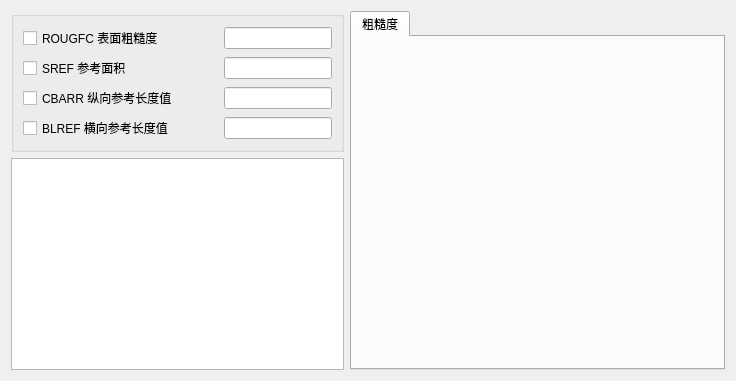
<?xml version="1.0" encoding="UTF-8"?>
<ui version="4.0">
 <class>OPTINS</class>
 <widget class="QWidget" name="OPTINS">
  <property name="geometry">
   <rect>
    <x>0</x>
    <y>0</y>
    <width>736</width>
    <height>381</height>
   </rect>
  </property>
  <property name="windowTitle">
   <string>附加参数</string>
  </property>
  <layout class="QHBoxLayout" name="horizontalLayout_5">
   <item>
    <layout class="QVBoxLayout" name="verticalLayout_2">
     <item>
      <widget class="QGroupBox" name="groupBox">
       <property name="title">
        <string/>
       </property>
       <layout class="QVBoxLayout" name="verticalLayout">
        <item>
         <layout class="QHBoxLayout" name="horizontalLayout">
          <item>
           <widget class="QCheckBox" name="checkBox_ROUGFC">
            <property name="text">
             <string>ROUGFC 表面粗糙度</string>
            </property>
           </widget>
          </item>
          <item>
           <spacer name="horizontalSpacer">
            <property name="orientation">
             <enum>Qt::Horizontal</enum>
            </property>
            <property name="sizeType">
             <enum>QSizePolicy::Preferred</enum>
            </property>
            <property name="sizeHint" stdset="0">
             <size>
              <width>40</width>
              <height>20</height>
             </size>
            </property>
           </spacer>
          </item>
          <item>
           <widget class="QLineEdit" name="ROUGFC">
            <property name="sizePolicy">
             <sizepolicy hsizetype="Fixed" vsizetype="Fixed">
              <horstretch>0</horstretch>
              <verstretch>0</verstretch>
             </sizepolicy>
            </property>
           </widget>
          </item>
         </layout>
        </item>
        <item>
         <layout class="QHBoxLayout" name="horizontalLayout_2">
          <item>
           <widget class="QCheckBox" name="checkBox_SREF">
            <property name="text">
             <string>SREF 参考面积</string>
            </property>
           </widget>
          </item>
          <item>
           <spacer name="horizontalSpacer_2">
            <property name="orientation">
             <enum>Qt::Horizontal</enum>
            </property>
            <property name="sizeType">
             <enum>QSizePolicy::Preferred</enum>
            </property>
            <property name="sizeHint" stdset="0">
             <size>
              <width>40</width>
              <height>20</height>
             </size>
            </property>
           </spacer>
          </item>
          <item>
           <widget class="QLineEdit" name="SREF">
            <property name="sizePolicy">
             <sizepolicy hsizetype="Fixed" vsizetype="Fixed">
              <horstretch>0</horstretch>
              <verstretch>0</verstretch>
             </sizepolicy>
            </property>
           </widget>
          </item>
         </layout>
        </item>
        <item>
         <layout class="QHBoxLayout" name="horizontalLayout_3">
          <item>
           <widget class="QCheckBox" name="checkBox_CBARR">
            <property name="text">
             <string>CBARR 纵向参考长度值</string>
            </property>
           </widget>
          </item>
          <item>
           <spacer name="horizontalSpacer_3">
            <property name="orientation">
             <enum>Qt::Horizontal</enum>
            </property>
            <property name="sizeType">
             <enum>QSizePolicy::Preferred</enum>
            </property>
            <property name="sizeHint" stdset="0">
             <size>
              <width>40</width>
              <height>20</height>
             </size>
            </property>
           </spacer>
          </item>
          <item>
           <widget class="QLineEdit" name="CBARR">
            <property name="sizePolicy">
             <sizepolicy hsizetype="Fixed" vsizetype="Fixed">
              <horstretch>0</horstretch>
              <verstretch>0</verstretch>
             </sizepolicy>
            </property>
           </widget>
          </item>
         </layout>
        </item>
        <item>
         <layout class="QHBoxLayout" name="horizontalLayout_4">
          <item>
           <widget class="QCheckBox" name="checkBox_BLREF">
            <property name="text">
             <string>BLREF 横向参考长度值</string>
            </property>
           </widget>
          </item>
          <item>
           <spacer name="horizontalSpacer_4">
            <property name="orientation">
             <enum>Qt::Horizontal</enum>
            </property>
            <property name="sizeType">
             <enum>QSizePolicy::Preferred</enum>
            </property>
            <property name="sizeHint" stdset="0">
             <size>
              <width>40</width>
              <height>20</height>
             </size>
            </property>
           </spacer>
          </item>
          <item>
           <widget class="QLineEdit" name="BLREF">
            <property name="sizePolicy">
             <sizepolicy hsizetype="Fixed" vsizetype="Fixed">
              <horstretch>0</horstretch>
              <verstretch>0</verstretch>
             </sizepolicy>
            </property>
           </widget>
          </item>
         </layout>
        </item>
       </layout>
       <zorder></zorder>
       <zorder></zorder>
       <zorder></zorder>
       <zorder></zorder>
      </widget>
     </item>
     <item>
      <widget class="QTableView" name="tableView">
       <property name="sizePolicy">
        <sizepolicy hsizetype="Preferred" vsizetype="Expanding">
         <horstretch>0</horstretch>
         <verstretch>0</verstretch>
        </sizepolicy>
       </property>
      </widget>
     </item>
    </layout>
   </item>
   <item>
    <widget class="QTabWidget" name="tabWidget">
     <property name="currentIndex">
      <number>0</number>
     </property>
     <widget class="QWidget" name="tab">
      <attribute name="title">
       <string>粗糙度</string>
      </attribute>
      <layout class="QFormLayout" name="formLayout">
       <item row="0" column="0">
        <widget class="QLabel" name="label">
         <property name="sizePolicy">
          <sizepolicy hsizetype="Expanding" vsizetype="Expanding">
           <horstretch>0</horstretch>
           <verstretch>0</verstretch>
          </sizepolicy>
         </property>
         <property name="text">
          <string/>
         </property>
         <property name="pixmap">
          <pixmap resource="card_rc.qrc">:/card/rc_card/Roughness.png</pixmap>
         </property>
        </widget>
       </item>
      </layout>
     </widget>
    </widget>
   </item>
  </layout>
 </widget>
 <resources>
  <include location="card_rc.qrc"/>
 </resources>
 <connections/>
</ui>
